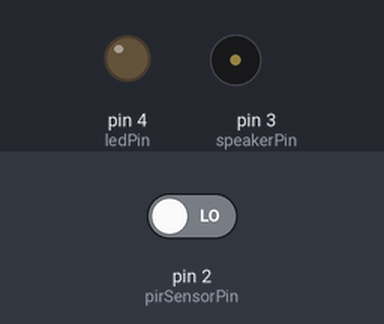
A sketch run on a simulated Arduino Uno, built with avr-gcc and run on an emulated ATmega328P. Shown: output pins drawn as LEDs (lit = HIGH), buzzer (waves = sounding). Dashed ring = blinking. The test bench sets the inputs (shaded band); at power-on: pin 2 (pirSensorPin) LOW.

Above: at 6.2 s.
6.3 s: pin 2 (pirSensorPin) driven HIGH
At 6.55 s:
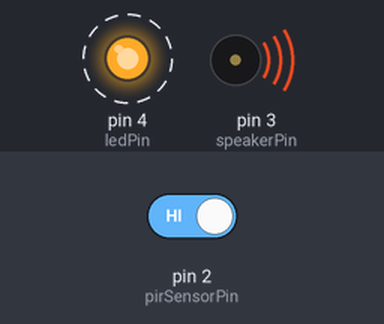
9.3 s: pin 2 (pirSensorPin) driven LOW
At 9.3 s:
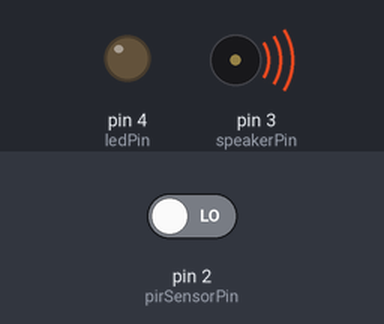
Timing chart, 0 to 12.3 s (numbered marks = the images above; inputs shaded):
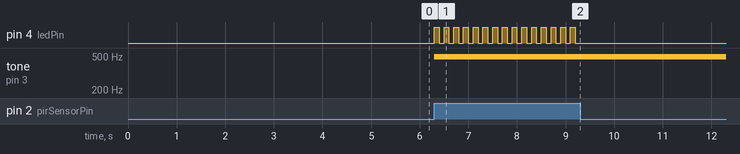

The sketch:

motion_sensor.ino
```cpp
int ledPin = 4;                // Pin LED is connected to
int speakerPin = 3;     // Pin Piezo is connected to
int pirSensorPin = 2;               // PIN PIR Sensor is connected to

int motionDetected = LOW;             // Start MotionDetected as low (No motion detected)

void setup() {
  pinMode(ledPin, OUTPUT);      // declare LED as output
  pinMode(pirSensorPin, INPUT);     // declare the PIR sensor as input
  pinMode(speakerPin, OUTPUT); //declare buzzer as output
  Serial.begin(9600);
  delay(5000); //Allow time for the PIR Sensor to callibrate
}

void loop(){
  motionDetected = digitalRead(pirSensorPin);  // Read the PIR sensor
  if(motionDetected == HIGH)
  {
    digitalWrite(ledPin, HIGH);
    analogWrite(speakerPin, 200);
    delay(100);
    analogWrite(ledPin, LOW);
    analogWrite(speakerPin, 25);
    delay(100);
  }
  digitalWrite(ledPin, LOW);
  digitalWrite(speakerPin,LOW);
}
```

Measured:
- after the input at 6.3 s, pin 4 (ledPin): alternates HIGH for 0.10 s and LOW for 0.10 s, starting at once; tone on pin 3 (speakerPin): silent → 490 Hz at once
- after the input at 9.3 s, pin 4 (ledPin): stops changing and stays LOW
